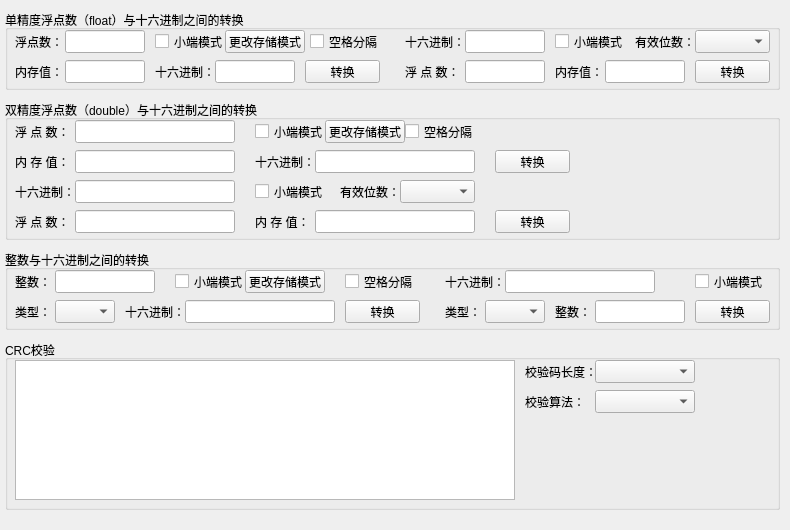
<?xml version="1.0" encoding="UTF-8"?>
<ui version="4.0">
 <class>DataCheckForm</class>
 <widget class="QWidget" name="DataCheckForm">
  <property name="geometry">
   <rect>
    <x>0</x>
    <y>0</y>
    <width>790</width>
    <height>530</height>
   </rect>
  </property>
  <property name="windowTitle">
   <string>Form</string>
  </property>
  <widget class="QGroupBox" name="groupBox_FloatSet">
   <property name="geometry">
    <rect>
     <x>5</x>
     <y>10</y>
     <width>775</width>
     <height>80</height>
    </rect>
   </property>
   <property name="title">
    <string>单精度浮点数（float）与十六进制之间的转换</string>
   </property>
   <widget class="QLabel" name="label">
    <property name="geometry">
     <rect>
      <x>10</x>
      <y>20</y>
      <width>50</width>
      <height>23</height>
     </rect>
    </property>
    <property name="text">
     <string>浮点数：</string>
    </property>
   </widget>
   <widget class="QLineEdit" name="lineEdit_Float1">
    <property name="geometry">
     <rect>
      <x>60</x>
      <y>20</y>
      <width>80</width>
      <height>23</height>
     </rect>
    </property>
   </widget>
   <widget class="QPushButton" name="pushButton_Convert1">
    <property name="geometry">
     <rect>
      <x>300</x>
      <y>50</y>
      <width>75</width>
      <height>23</height>
     </rect>
    </property>
    <property name="text">
     <string>转换</string>
    </property>
   </widget>
   <widget class="QLabel" name="label_2">
    <property name="geometry">
     <rect>
      <x>150</x>
      <y>50</y>
      <width>60</width>
      <height>23</height>
     </rect>
    </property>
    <property name="text">
     <string>十六进制：</string>
    </property>
   </widget>
   <widget class="QLineEdit" name="lineEdit_Hex1">
    <property name="geometry">
     <rect>
      <x>210</x>
      <y>50</y>
      <width>80</width>
      <height>23</height>
     </rect>
    </property>
   </widget>
   <widget class="QLineEdit" name="lineEdit_Hex2">
    <property name="geometry">
     <rect>
      <x>460</x>
      <y>20</y>
      <width>80</width>
      <height>23</height>
     </rect>
    </property>
   </widget>
   <widget class="QLabel" name="label_3">
    <property name="geometry">
     <rect>
      <x>400</x>
      <y>20</y>
      <width>60</width>
      <height>23</height>
     </rect>
    </property>
    <property name="text">
     <string>十六进制：</string>
    </property>
   </widget>
   <widget class="QLineEdit" name="lineEdit_Float2">
    <property name="geometry">
     <rect>
      <x>460</x>
      <y>50</y>
      <width>80</width>
      <height>23</height>
     </rect>
    </property>
   </widget>
   <widget class="QLabel" name="label_4">
    <property name="geometry">
     <rect>
      <x>400</x>
      <y>50</y>
      <width>60</width>
      <height>23</height>
     </rect>
    </property>
    <property name="text">
     <string>浮 点 数：</string>
    </property>
   </widget>
   <widget class="QPushButton" name="pushButton_Convert2">
    <property name="geometry">
     <rect>
      <x>690</x>
      <y>50</y>
      <width>75</width>
      <height>23</height>
     </rect>
    </property>
    <property name="text">
     <string>转换</string>
    </property>
   </widget>
   <widget class="QLabel" name="label_5">
    <property name="geometry">
     <rect>
      <x>10</x>
      <y>50</y>
      <width>50</width>
      <height>23</height>
     </rect>
    </property>
    <property name="text">
     <string>内存值：</string>
    </property>
   </widget>
   <widget class="QLineEdit" name="lineEdit_Float1_MemVal">
    <property name="geometry">
     <rect>
      <x>60</x>
      <y>50</y>
      <width>80</width>
      <height>23</height>
     </rect>
    </property>
   </widget>
   <widget class="QCheckBox" name="checkBox_LittleEndian">
    <property name="geometry">
     <rect>
      <x>150</x>
      <y>20</y>
      <width>70</width>
      <height>23</height>
     </rect>
    </property>
    <property name="text">
     <string>小端模式</string>
    </property>
   </widget>
   <widget class="QPushButton" name="pushButton_ChangeMemMode1">
    <property name="geometry">
     <rect>
      <x>220</x>
      <y>20</y>
      <width>80</width>
      <height>23</height>
     </rect>
    </property>
    <property name="text">
     <string>更改存储模式</string>
    </property>
   </widget>
   <widget class="QCheckBox" name="checkBox_Separator1">
    <property name="geometry">
     <rect>
      <x>305</x>
      <y>20</y>
      <width>70</width>
      <height>23</height>
     </rect>
    </property>
    <property name="text">
     <string>空格分隔</string>
    </property>
   </widget>
   <widget class="QLineEdit" name="lineEdit_Float2_MemVal">
    <property name="geometry">
     <rect>
      <x>600</x>
      <y>50</y>
      <width>80</width>
      <height>23</height>
     </rect>
    </property>
   </widget>
   <widget class="QLabel" name="label_6">
    <property name="geometry">
     <rect>
      <x>550</x>
      <y>50</y>
      <width>50</width>
      <height>23</height>
     </rect>
    </property>
    <property name="text">
     <string>内存值：</string>
    </property>
   </widget>
   <widget class="QCheckBox" name="checkBox_LittleEndian2">
    <property name="geometry">
     <rect>
      <x>550</x>
      <y>20</y>
      <width>70</width>
      <height>23</height>
     </rect>
    </property>
    <property name="text">
     <string>小端模式</string>
    </property>
   </widget>
   <widget class="QLabel" name="label_7">
    <property name="geometry">
     <rect>
      <x>630</x>
      <y>20</y>
      <width>60</width>
      <height>23</height>
     </rect>
    </property>
    <property name="text">
     <string>有效位数：</string>
    </property>
   </widget>
   <widget class="QComboBox" name="comboBox_Float2_ReservedBits">
    <property name="geometry">
     <rect>
      <x>690</x>
      <y>20</y>
      <width>75</width>
      <height>23</height>
     </rect>
    </property>
   </widget>
  </widget>
  <widget class="QGroupBox" name="groupBox_DoubleSet">
   <property name="geometry">
    <rect>
     <x>5</x>
     <y>100</y>
     <width>775</width>
     <height>140</height>
    </rect>
   </property>
   <property name="title">
    <string>双精度浮点数（double）与十六进制之间的转换</string>
   </property>
   <widget class="QLabel" name="label_15">
    <property name="geometry">
     <rect>
      <x>10</x>
      <y>20</y>
      <width>60</width>
      <height>23</height>
     </rect>
    </property>
    <property name="text">
     <string>浮 点 数：</string>
    </property>
   </widget>
   <widget class="QLineEdit" name="lineEdit_Double1">
    <property name="geometry">
     <rect>
      <x>70</x>
      <y>20</y>
      <width>160</width>
      <height>23</height>
     </rect>
    </property>
   </widget>
   <widget class="QPushButton" name="pushButton_Convert3">
    <property name="geometry">
     <rect>
      <x>490</x>
      <y>50</y>
      <width>75</width>
      <height>23</height>
     </rect>
    </property>
    <property name="text">
     <string>转换</string>
    </property>
   </widget>
   <widget class="QLabel" name="label_16">
    <property name="geometry">
     <rect>
      <x>250</x>
      <y>50</y>
      <width>60</width>
      <height>23</height>
     </rect>
    </property>
    <property name="text">
     <string>十六进制：</string>
    </property>
   </widget>
   <widget class="QLineEdit" name="lineEdit_Hex3">
    <property name="geometry">
     <rect>
      <x>310</x>
      <y>50</y>
      <width>160</width>
      <height>23</height>
     </rect>
    </property>
   </widget>
   <widget class="QLineEdit" name="lineEdit_Hex4">
    <property name="geometry">
     <rect>
      <x>70</x>
      <y>80</y>
      <width>160</width>
      <height>23</height>
     </rect>
    </property>
   </widget>
   <widget class="QLabel" name="label_17">
    <property name="geometry">
     <rect>
      <x>10</x>
      <y>80</y>
      <width>60</width>
      <height>23</height>
     </rect>
    </property>
    <property name="text">
     <string>十六进制：</string>
    </property>
   </widget>
   <widget class="QLineEdit" name="lineEdit_Double2">
    <property name="geometry">
     <rect>
      <x>70</x>
      <y>110</y>
      <width>160</width>
      <height>23</height>
     </rect>
    </property>
   </widget>
   <widget class="QLabel" name="label_18">
    <property name="geometry">
     <rect>
      <x>10</x>
      <y>110</y>
      <width>60</width>
      <height>23</height>
     </rect>
    </property>
    <property name="text">
     <string>浮 点 数：</string>
    </property>
   </widget>
   <widget class="QPushButton" name="pushButton_Convert4">
    <property name="geometry">
     <rect>
      <x>490</x>
      <y>110</y>
      <width>75</width>
      <height>23</height>
     </rect>
    </property>
    <property name="text">
     <string>转换</string>
    </property>
   </widget>
   <widget class="QLabel" name="label_19">
    <property name="geometry">
     <rect>
      <x>10</x>
      <y>50</y>
      <width>60</width>
      <height>23</height>
     </rect>
    </property>
    <property name="text">
     <string>内 存 值：</string>
    </property>
   </widget>
   <widget class="QLineEdit" name="lineEdit_Double1_MemVal">
    <property name="geometry">
     <rect>
      <x>70</x>
      <y>50</y>
      <width>160</width>
      <height>23</height>
     </rect>
    </property>
   </widget>
   <widget class="QCheckBox" name="checkBox_LittleEndian3">
    <property name="geometry">
     <rect>
      <x>250</x>
      <y>20</y>
      <width>70</width>
      <height>23</height>
     </rect>
    </property>
    <property name="text">
     <string>小端模式</string>
    </property>
   </widget>
   <widget class="QPushButton" name="pushButton_ChangeMemMode3">
    <property name="geometry">
     <rect>
      <x>320</x>
      <y>20</y>
      <width>80</width>
      <height>23</height>
     </rect>
    </property>
    <property name="text">
     <string>更改存储模式</string>
    </property>
   </widget>
   <widget class="QCheckBox" name="checkBox_Separator3">
    <property name="geometry">
     <rect>
      <x>400</x>
      <y>20</y>
      <width>70</width>
      <height>23</height>
     </rect>
    </property>
    <property name="text">
     <string>空格分隔</string>
    </property>
   </widget>
   <widget class="QLineEdit" name="lineEdit_Double2_MemVal">
    <property name="geometry">
     <rect>
      <x>310</x>
      <y>110</y>
      <width>160</width>
      <height>23</height>
     </rect>
    </property>
   </widget>
   <widget class="QLabel" name="label_20">
    <property name="geometry">
     <rect>
      <x>250</x>
      <y>110</y>
      <width>60</width>
      <height>23</height>
     </rect>
    </property>
    <property name="text">
     <string>内 存 值：</string>
    </property>
   </widget>
   <widget class="QCheckBox" name="checkBox_LittleEndian4">
    <property name="geometry">
     <rect>
      <x>250</x>
      <y>80</y>
      <width>70</width>
      <height>23</height>
     </rect>
    </property>
    <property name="text">
     <string>小端模式</string>
    </property>
   </widget>
   <widget class="QLabel" name="label_21">
    <property name="geometry">
     <rect>
      <x>335</x>
      <y>80</y>
      <width>60</width>
      <height>23</height>
     </rect>
    </property>
    <property name="text">
     <string>有效位数：</string>
    </property>
   </widget>
   <widget class="QComboBox" name="comboBox_Double2_ReservedBits">
    <property name="geometry">
     <rect>
      <x>395</x>
      <y>80</y>
      <width>75</width>
      <height>23</height>
     </rect>
    </property>
   </widget>
  </widget>
  <widget class="QGroupBox" name="groupBox_FloatSet_2">
   <property name="geometry">
    <rect>
     <x>5</x>
     <y>250</y>
     <width>775</width>
     <height>80</height>
    </rect>
   </property>
   <property name="title">
    <string>整数与十六进制之间的转换</string>
   </property>
   <widget class="QLabel" name="label_8">
    <property name="geometry">
     <rect>
      <x>10</x>
      <y>20</y>
      <width>40</width>
      <height>23</height>
     </rect>
    </property>
    <property name="text">
     <string>整数：</string>
    </property>
   </widget>
   <widget class="QLineEdit" name="lineEdit_Int1">
    <property name="geometry">
     <rect>
      <x>50</x>
      <y>20</y>
      <width>100</width>
      <height>23</height>
     </rect>
    </property>
   </widget>
   <widget class="QPushButton" name="pushButton_Convert5">
    <property name="geometry">
     <rect>
      <x>340</x>
      <y>50</y>
      <width>75</width>
      <height>23</height>
     </rect>
    </property>
    <property name="text">
     <string>转换</string>
    </property>
   </widget>
   <widget class="QLabel" name="label_9">
    <property name="geometry">
     <rect>
      <x>120</x>
      <y>50</y>
      <width>60</width>
      <height>23</height>
     </rect>
    </property>
    <property name="text">
     <string>十六进制：</string>
    </property>
   </widget>
   <widget class="QLineEdit" name="lineEdit_Hex5">
    <property name="geometry">
     <rect>
      <x>180</x>
      <y>50</y>
      <width>150</width>
      <height>23</height>
     </rect>
    </property>
   </widget>
   <widget class="QLineEdit" name="lineEdit_Hex6">
    <property name="geometry">
     <rect>
      <x>500</x>
      <y>20</y>
      <width>150</width>
      <height>23</height>
     </rect>
    </property>
   </widget>
   <widget class="QLabel" name="label_10">
    <property name="geometry">
     <rect>
      <x>440</x>
      <y>20</y>
      <width>60</width>
      <height>23</height>
     </rect>
    </property>
    <property name="text">
     <string>十六进制：</string>
    </property>
   </widget>
   <widget class="QLineEdit" name="lineEdit_Int2">
    <property name="geometry">
     <rect>
      <x>590</x>
      <y>50</y>
      <width>90</width>
      <height>23</height>
     </rect>
    </property>
   </widget>
   <widget class="QLabel" name="label_11">
    <property name="geometry">
     <rect>
      <x>550</x>
      <y>50</y>
      <width>40</width>
      <height>23</height>
     </rect>
    </property>
    <property name="text">
     <string>整数：</string>
    </property>
   </widget>
   <widget class="QPushButton" name="pushButton_Convert6">
    <property name="geometry">
     <rect>
      <x>690</x>
      <y>50</y>
      <width>75</width>
      <height>23</height>
     </rect>
    </property>
    <property name="text">
     <string>转换</string>
    </property>
   </widget>
   <widget class="QCheckBox" name="checkBox_LittleEndian5">
    <property name="geometry">
     <rect>
      <x>170</x>
      <y>20</y>
      <width>70</width>
      <height>23</height>
     </rect>
    </property>
    <property name="text">
     <string>小端模式</string>
    </property>
   </widget>
   <widget class="QPushButton" name="pushButton_ChangeMemMode5">
    <property name="geometry">
     <rect>
      <x>240</x>
      <y>20</y>
      <width>80</width>
      <height>23</height>
     </rect>
    </property>
    <property name="text">
     <string>更改存储模式</string>
    </property>
   </widget>
   <widget class="QCheckBox" name="checkBox_Separator5">
    <property name="geometry">
     <rect>
      <x>340</x>
      <y>20</y>
      <width>70</width>
      <height>23</height>
     </rect>
    </property>
    <property name="text">
     <string>空格分隔</string>
    </property>
   </widget>
   <widget class="QCheckBox" name="checkBox_LittleEndian6">
    <property name="geometry">
     <rect>
      <x>690</x>
      <y>20</y>
      <width>70</width>
      <height>23</height>
     </rect>
    </property>
    <property name="text">
     <string>小端模式</string>
    </property>
   </widget>
   <widget class="QLabel" name="label_14">
    <property name="geometry">
     <rect>
      <x>440</x>
      <y>50</y>
      <width>40</width>
      <height>23</height>
     </rect>
    </property>
    <property name="text">
     <string>类型：</string>
    </property>
   </widget>
   <widget class="QComboBox" name="comboBox_IntType2">
    <property name="geometry">
     <rect>
      <x>480</x>
      <y>50</y>
      <width>60</width>
      <height>23</height>
     </rect>
    </property>
   </widget>
   <widget class="QLabel" name="label_12">
    <property name="geometry">
     <rect>
      <x>10</x>
      <y>50</y>
      <width>40</width>
      <height>23</height>
     </rect>
    </property>
    <property name="text">
     <string>类型：</string>
    </property>
   </widget>
   <widget class="QComboBox" name="comboBox_IntType1">
    <property name="geometry">
     <rect>
      <x>50</x>
      <y>50</y>
      <width>60</width>
      <height>23</height>
     </rect>
    </property>
   </widget>
  </widget>
  <widget class="QGroupBox" name="groupBox_CRCChecksum">
   <property name="geometry">
    <rect>
     <x>5</x>
     <y>340</y>
     <width>775</width>
     <height>170</height>
    </rect>
   </property>
   <property name="title">
    <string>CRC校验</string>
   </property>
   <widget class="QTextEdit" name="textEdit_ByteString">
    <property name="geometry">
     <rect>
      <x>10</x>
      <y>20</y>
      <width>500</width>
      <height>140</height>
     </rect>
    </property>
   </widget>
   <widget class="QComboBox" name="comboBox_ChecksumLength">
    <property name="geometry">
     <rect>
      <x>590</x>
      <y>20</y>
      <width>100</width>
      <height>23</height>
     </rect>
    </property>
   </widget>
   <widget class="QLabel" name="label_22">
    <property name="geometry">
     <rect>
      <x>520</x>
      <y>20</y>
      <width>70</width>
      <height>23</height>
     </rect>
    </property>
    <property name="text">
     <string>校验码长度：</string>
    </property>
   </widget>
   <widget class="QLabel" name="label_23">
    <property name="geometry">
     <rect>
      <x>520</x>
      <y>50</y>
      <width>70</width>
      <height>23</height>
     </rect>
    </property>
    <property name="text">
     <string>校验算法：</string>
    </property>
   </widget>
   <widget class="QComboBox" name="comboBox_CheckAlgorithm">
    <property name="geometry">
     <rect>
      <x>590</x>
      <y>50</y>
      <width>100</width>
      <height>23</height>
     </rect>
    </property>
   </widget>
  </widget>
 </widget>
 <resources/>
 <connections/>
</ui>
